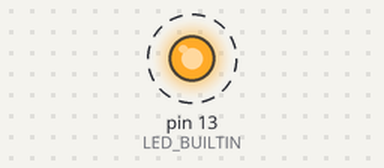
Simulated run of this sketch. Board: Arduino Uno, built with avr-gcc and run on an emulated ATmega328P. Parts: output pins drawn as LEDs (lit = HIGH). Dashed ring = blinking. What the sketch prints to the serial monitor is not drawn.

Above: at 0.3 s.
Timing chart, 0 to 3.1 s (numbered marks = the images above):
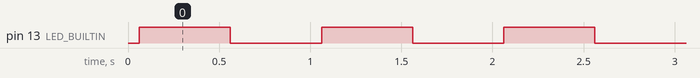

Measured:
- by itself, pin 13 (LED_BUILTIN): alternates HIGH for 0.50 s and LOW for 0.50 s

The sketch:

03_Manipulacion_Bits_Registros.ino
```cpp
/**
 * ============================================================================
 * TUTORIAL 03: Manipulación de Bits y Acceso a Registros de Hardware
 * ============================================================================
 * Este código demuestra:
 * 1. Operaciones binarias fundamentales: AND (&), OR (|), XOR (^), NOT (~), SHIFT (<<, >>).
 * 2. Los 4 modismos clásicos de bits en sistemas embebidos:
 *    - Poner a 1 (SET):     REG |= (1 << BIT)
 *    - Poner a 0 (CLEAR):   REG &= ~(1 << BIT)
 *    - Conmutar (TOGGLE):   REG ^= (1 << BIT)
 *    - Consultar (TEST):    (REG & (1 << BIT)) != 0
 * 3. Manipulación directa de registros de puertos GPIO (DDRx, PORTx, PINx en AVR)
 *    comparando el rendimiento con digitalWrite() de la capa Arduino.
 *
 * Compatible con: Arduino Uno, Nano, Mega, ESP32, RP2040 (con soporte portátil).
 * ============================================================================
 */

#include <Arduino.h>
#include <stdint.h>

// En algunas placas (como la definicion generica de ESP32), LED_BUILTIN no esta predefinido
#ifndef LED_BUILTIN
#define LED_BUILTIN 2
#endif

// Macros estándar ANSI C para manipulación de bits
#define BIT_SET(registro, bit)    ((registro) |= (1U << (bit)))
#define BIT_CLEAR(registro, bit)  ((registro) &= ~(1U << (bit)))
#define BIT_TOGGLE(registro, bit) ((registro) ^= (1U << (bit)))
#define BIT_CHECK(registro, bit)  (((registro) & (1U << (bit))) != 0)

void imprimirBinario8(uint8_t valor) {
    for (int8_t i = 7; i >= 0; i--) {
        Serial.print((valor & (1U << i)) ? '1' : '0');
        if (i == 4) Serial.print(' '); // Espaciador visual para separar nibbles
    }
}

void setup() {
    Serial.begin(115200);
    while (!Serial && millis() < 3000);

    Serial.println(F("\n=================================================="));
    Serial.println(F("  TUTORIAL C EMBEBIDO: MANIPULACION DE BITS/REG   "));
    Serial.println(F("=================================================="));

    uint8_t registroSimulado = 0b00000000;

    // 1. Poner un bit a 1 (SET)
    Serial.println(F("\n--- 1. Operacion SET (Poner a 1) ---"));
    Serial.print(F("Registro Inicial:           0b")); imprimirBinario8(registroSimulado); Serial.println();
    BIT_SET(registroSimulado, 5); // Enciende el bit 5 (0b00100000)
    Serial.print(F("Tras BIT_SET(reg, 5):       0b")); imprimirBinario8(registroSimulado); Serial.println();
    BIT_SET(registroSimulado, 2); // Enciende el bit 2 (0b00100100)
    Serial.print(F("Tras BIT_SET(reg, 2):       0b")); imprimirBinario8(registroSimulado); Serial.println();

    // 2. Comprobar un bit (TEST)
    Serial.println(F("\n--- 2. Operacion TEST (Comprobar estado) ---"));
    Serial.print(F("Esta activo el bit 5? "));
    Serial.println(BIT_CHECK(registroSimulado, 5) ? F("SI (1)") : F("NO (0)"));
    Serial.print(F("Esta activo el bit 0? "));
    Serial.println(BIT_CHECK(registroSimulado, 0) ? F("SI (1)") : F("NO (0)"));

    // 3. Conmutar un bit (TOGGLE)
    Serial.println(F("\n--- 3. Operacion TOGGLE (Invertir estado) ---"));
    BIT_TOGGLE(registroSimulado, 5); // Estaba en 1, pasa a 0
    Serial.print(F("Tras BIT_TOGGLE(reg, 5):    0b")); imprimirBinario8(registroSimulado); Serial.println();
    BIT_TOGGLE(registroSimulado, 5); // Estaba en 0, pasa a 1
    Serial.print(F("Tras segundo TOGGLE(reg, 5):0b")); imprimirBinario8(registroSimulado); Serial.println();

    // 4. Poner a 0 un bit (CLEAR)
    Serial.println(F("\n--- 4. Operacion CLEAR (Poner a 0) ---"));
    BIT_CLEAR(registroSimulado, 2);
    Serial.print(F("Tras BIT_CLEAR(reg, 2):     0b")); imprimirBinario8(registroSimulado); Serial.println();

    // 5. Configuración de Hardware Directo (Ejemplo LED Integrado)
    Serial.println(F("\n--- 5. Hardware Directo: Pin 13 / LED ---"));
#if defined(__AVR_ATmega328P__) || defined(__AVR_ATmega168__)
    // En Arduino Uno/Nano: El pin 13 es PB5 (Puerto B, bit 5).
    // Registro de direccion de datos: DDRB (1=Salida, 0=Entrada)
    DDRB |= (1 << DDB5);  // Equivalente a pinMode(13, OUTPUT), pero en 1 ciclo de reloj (62.5 ns)
    Serial.println(F("Configurado DDRB para PB5 (Pin 13) como SALIDA directa"));
#else
    pinMode(LED_BUILTIN, OUTPUT);
    Serial.println(F("Placa no-AVR: Usando pinMode portatil para LED_BUILTIN"));
#endif

    Serial.println(F("\n[FIN SETUP] Parpadeando LED con registros directos..."));
}

void loop() {
#if defined(__AVR_ATmega328P__) || defined(__AVR_ATmega168__)
    // Escribir 1 en el registro PINB conmuta el estado de PORTB en hardware AVR! (Técnica ultra-rápida)
    PINB = (1 << PINB5);
#else
    static bool estado = false;
    estado = !estado;
    digitalWrite(LED_BUILTIN, estado ? HIGH : LOW);
#endif

    delay(500);
}
```
